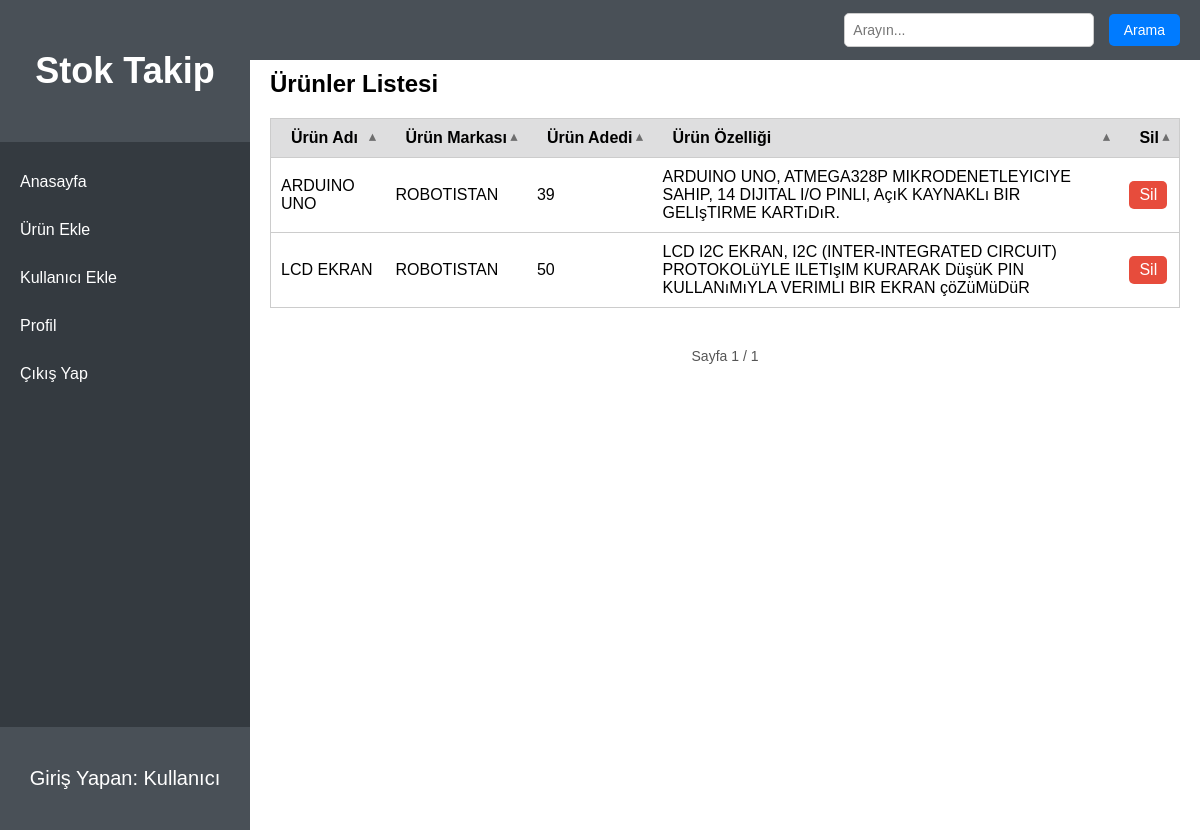
Screenshot of /anasayfa with the database file from the repository.
### tables this page shows
CREATE TABLE "Urunler" (
	"UrunID"	INTEGER UNIQUE,
	"UrunAdi"	INTEGER,
	"UrunMarkasi"	TEXT,
	"UrunAdedi"	INTEGER,
	"UrunOzelligi"	TEXT,
	PRIMARY KEY("UrunID" AUTOINCREMENT)
);

### app.py (the view)
@app.route("/anasayfa", methods=["GET", "POST"])
def anasayfa():
    connection = create_connection()
    cursor = connection.cursor()
    page = request.args.get("page", 1, type=int)
    items_per_page = 10  # Her sayfada gösterilecek ürün sayısı
    offset = (page - 1) * items_per_page  # Sayfa başına gelen ürün sayısı
    arama = request.args.get("search")  # Arama kontrolü
    if arama:
        cursor.execute("""
            SELECT UPPER(UrunAdi), UPPER(UrunMarkasi), UrunAdedi, UPPER(UrunOzelligi)
            FROM Urunler
            WHERE UrunAdi LIKE ? OR UrunMarkasi LIKE ? OR UrunOzelligi LIKE ?
            LIMIT ? OFFSET ?
        """, ('%' + arama + '%', '%' + arama + '%', '%' + arama + '%', items_per_page, offset))
    else:
        cursor.execute("""
            SELECT UrunID, UPPER(UrunAdi), UPPER(UrunMarkasi), UrunAdedi, UPPER(UrunOzelligi)
            FROM Urunler
            LIMIT ? OFFSET ?
        """, (items_per_page, offset))
    urunler = cursor.fetchall()
    cursor.execute("SELECT COUNT(*) FROM Urunler")
    total_items = cursor.fetchone()[0]
    total_pages = (total_items // items_per_page) + (1 if total_items % items_per_page else 0)
    return render_template("anasayfa.html", urunler=urunler, title="Anasayfa", page=page, total_pages=total_pages)

### app.py (called while the page is built)
def create_connection():
    return sqlite3.connect(database_dir)

### templates/anasayfa.html (shortened to what this page needs)
{% extends "base.html" %}
{% block icerik %}
<div class="main-content">
    <div class="urunler">
        <h2>Ürünler Listesi</h2>
        <table id="urunlerTable">
            <thead class="sutunBasliklari">
                <tr>
                    <th onclick="sortTable(1)">Ürün Adı</th>
                    <th onclick="sortTable(2)">Ürün Markası</th>
                    <th onclick="sortTable(3)">Ürün Adedi</th>
                    <th onclick="sortTable(4)">Ürün Özelliği</th>
                    <th>Sil</th>
                </tr>
            </thead>
            <tbody>
                {% for urun in urunler %}
                <tr>
                    <td>{{ urun[1] }}</td>
                    <td>{{ urun[2] }}</td>
                    <td>{{ urun[3] }}</td>
                    <td>{{ urun[4] }}</td>
                    <td>
                        <form action="/urunsil/{{ urun[0] }}" method="POST" onsubmit="return confirm('Bu ürünü silmek istediğinizden emin misiniz?');">
                            <button type="submit" class="delete-button">Sil</button>
                        </form>
                    </td>
                </tr>
                {% endfor %}
            </tbody>
        </table>
        <div class="container">
            <div class="pagination">
                <span class="pagination-info">Sayfa {{ page }} / {{ total_pages }}</span>
            </div>
        </div>
    </div>
</div>
{% endblock %}

### templates/base.html (shortened to what this page needs)
<!DOCTYPE html>
<html lang="en">
<head>
    <link rel="stylesheet" href="{{ url_for('static',filename='css/stil.css') }}">
</head>
<body>
    {% if not hide_sidebar %}
    <div class="sidebar">
        <div class="sidebar-header">
            <a href="{{ url_for('anasayfa') }}">
                <h2>Stok Takip</h2>
            </a>
        </div>
        <ul class="nav">
            <li><a href="{{ url_for('anasayfa') }}">Anasayfa</a></li>
            <li><a href="{{ url_for('urunekle') }}">Ürün Ekle</a></li>
            <li><a href="{{ url_for('kullaniciekle') }}">Kullanıcı Ekle</a></li>
            <li><a href="{{ url_for('profil') }}">Profil</a></li>
            <li><a href="{{ url_for('cikis') }}">Çıkış Yap</a></li>
        </ul>
        <div class="sidebar-footer">
            <p>Giriş Yapan: {{ session.get('username', 'Kullanıcı') }}</p>
        </div>
        <header>
            <form action="{{ url_for('anasayfa') }}" method="GET">
                <input type="text" name="search" placeholder="Arayın..." value="{{ request.args.get('search', '') }}">
                <button type="submit">Arama</button>
            </form>
        </header>
    </div>
    {% endif %}
    {% block icerik %}
    {% endblock %}
</body>
</html>

### static/css/stil.css (style rules this page uses)
* { box-sizing: border-box; }
body { display: flex; justify-content: center; align-items: center; height: 100vh; margin: 0; background-color: #f8f9fa; font-family: 'Gill Sans', 'Gill Sans MT', Calibri, 'Trebuchet MS', sans-serif; }
.container { max-width: 1200px; margin: 0 auto; padding: 20px; }
.sidebar { width: 250px; background-color: #343a40; color: white; display: flex; flex-direction: column; justify-content: flex-start; height: 100%; position: fixed; top: 0; left: 0; bottom: 0; }
.sidebar-header { text-align: center; font-size: 1.5em; padding: 20px; background-color: #495057; }
.sidebar-header a { text-decoration: none; color: white; }
.sidebar-footer { padding: 20px; text-align: center; font-size: 20px; margin-top: auto; background-color: #495057; }
.nav { list-style-type: none; padding: 0; flex-grow: 1; }
.nav li { padding: 15px 20px; transition: background-color 0.3s ease; }
.nav li a { color: white; text-decoration: none; display: block; }
.main-content { flex-grow: 1; padding: 20px; background-color: #ffffff; min-height: 100vh; margin-left: 250px; margin-top: 60px; overflow-y: auto; }
header { display: flex; justify-content: flex-end; align-items: center; padding: 10px 20px; background-color: #495057; color: white; position: fixed; top: 0; left: 250px; right: 0; z-index: 10; height: 60px; }
header input { padding: 8px; margin-right: 10px; border-radius: 5px; border: 1px solid #ccc; font-size: 14px; width: 250px; }
header button { padding: 8px 15px; border-radius: 5px; background-color: #007bff; color: white; border: none; cursor: pointer; font-size: 14px; transition: background-color 0.3s ease; }
table { border: 1px solid #ccc; width: 100%; text-align: left; margin-top: 20px; border-collapse: collapse; }
th, td { padding: 10px; border-bottom: 1px solid #ccc; }
th { padding: 10px 20px; background-color: #dededf; cursor: pointer; position: relative; white-space: nowrap; }
th::after { content: '\25B4'; font-size: 0.8em; position: absolute; right: 10px; opacity: 0.5; transition: transform 0.3s ease; }
button { padding: 10px 20px; background-color: #007bff; color: white; border: none; border-radius: 4px; cursor: pointer; font-size: 16px; }
.delete-button { background-color: #e74c3c; color: white; border: none; padding: 5px 10px; cursor: pointer; border-radius: 5px; }
.pagination { display: flex; justify-content: center; align-items: center; margin-top: 20px; gap: 10px; }
.pagination-info { font-size: 14px; color: #555; }

### rows the page displays
Urunler: UrunAdi "ARDUINO UNO", UrunMarkasi "ROBOTISTAN", UrunAdedi "39", UrunOzelligi "ARDUINO UNO, ATMEGA328P MIKRODENETLEYICIYE SAHIP, 14 DIJITAL I/O PINLI, AçıK KAYNAKLı BIR GELIşTIRME KARTıDıR."
Urunler: UrunAdi "LCD EKRAN", UrunMarkasi "ROBOTISTAN", UrunAdedi "50", UrunOzelligi "LCD I2C EKRAN, I2C (INTER-INTEGRATED CIRCUIT) PROTOKOLüYLE ILETIşIM KURARAK DüşüK PIN KULLANıMıYLA VERIMLI BIR EKRAN çöZüMüDüR"

### other values shown
{{ session.get('username', 'Kullanıcı') }} "Kullanıcı"
{{ page }} "1"
{{ total_pages }} "1"
